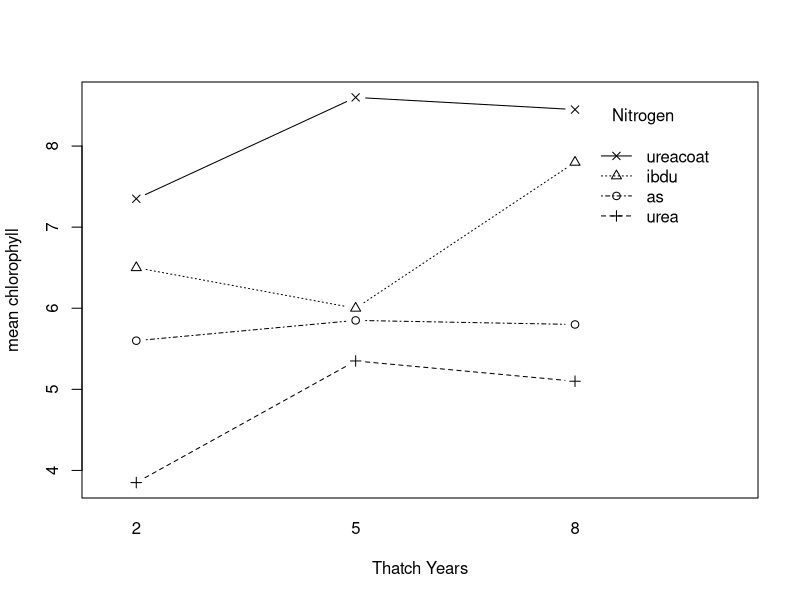

Write R code to recreate this figure.
golf <- read.csv("golf.csv",header=T)
golf$Nitrogen <- as.factor(golf$Nitrogen)
golf$Green <- as.factor(golf$Green)
golf$Thatch_yrs <- as.factor(golf$Thatch_yrs)
library(lme4)
library(lmerTest)

#below code, the 1|Green:Nitrogen is a variance term associated with the 
#block by whole plot factor interaction which is the error term for the 
#whole plot effect (i.e. Nitrogen effect)

chlorm <- lmer(chlorophyll ~ Green + Nitrogen*Thatch_yrs + 
                    (1 | Green:Nitrogen), data = golf)
anova(chlorm)

#what happens if we fit without using correct error terms

chlorm2 <- lm(chlorophyll ~ Green+Nitrogen+Green:Nitrogen + 
                            Nitrogen*Thatch_yrs, data = golf)
anova(chlorm2)

interaction.plot(golf$Thatch_yrs, golf$Nitrogen, golf$chlorophyll, 
                 fun = mean,
                 type = "b", 
                 pch=c(1:4),
                 legend = TRUE,
                 trace.label = "Nitrogen",
                 fixed = FALSE,
                 xlab = "Thatch Years",
                 ylab = "mean chlorophyll")

library(emmeans)

chlorm.mm <- emmeans(chlorm, ~ Nitrogen*Thatch_yrs)
chlorm.mm

##SPD(CRD,RCBD)

#strawberry

strawberry <- read.csv("strawberry.csv",header=T)

library(lme4)
library(lmerTest)
massmod <- lmer(mass ~ fertilizer + variety + fertilizer: variety + 
                 (1 | plot), data = strawberry)
anova(massmod)

#naively ignoring the split-plot randomization structure and
#treating fertilizer and variety as a two-factor CRD

massnaive <- lm(mass ~ fertilizer + variety + 
                       fertilizer: variety, data = strawberry)
anova(massnaive)

#we can get the model estimated marginal and cell means from the
#lmerTest library but you need the fixed effects to be factors

strawberry$fertilizer <- as.factor(strawberry$fertilizer)
strawberry$variety <- as.factor(strawberry$variety)
#now, re-run your model with fertilizer and variety as factors

massmod <- lmer(mass ~ fertilizer + variety + fertilizer: variety + 
                  (1 | plot), data = strawberry)
summary(massmod)
anova(massmod)

ls_means(massmod)

#below you can get the beta coefficients associated with the massmod using
#the summary function and these coefficients can be used to test for 
#differences between cell means and for differences among marginal means as
#we have done before

summary(massmod)

#We can reduce our model by eliminating the interaction term

massmod2 <- lmer(mass ~ fertilizer + variety  + 
                (1 | plot), data = strawberry)
summary(massmod2)
anova(massmod2)
library(tidyverse)
straw_sum <- strawberry %>%
  group_by(fertilizer)%>%
  summarise(meanfert=mean(mass))
  
#Contrast to compare mean of variety B to mean
#of variety C

varBvarC <- matrix(c(0,0,1,-1,0),nrow=1)
contest(massmod2,L=varBvarC,
        joint=F,confint=T)
